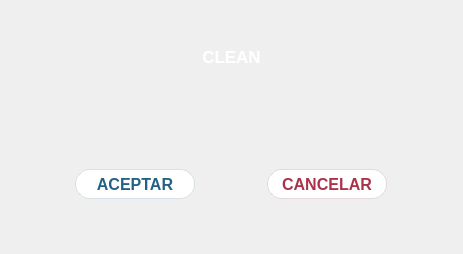
<?xml version="1.0" encoding="UTF-8"?>
<ui version="4.0">
 <class>MainWindow</class>
 <widget class="QMainWindow" name="MainWindow">
  <property name="geometry">
   <rect>
    <x>0</x>
    <y>0</y>
    <width>463</width>
    <height>254</height>
   </rect>
  </property>
  <property name="windowTitle">
   <string>MainWindow</string>
  </property>
  <property name="styleSheet">
   <string notr="true">#fondo{

	border-image: url(:/fondos/img/fondos/fondo_sin.jpg);

}

QPushButton{
	border-radius:15px;
	color: rgb(0, 73, 113);
	background-color: rgb(255, 255, 255);
}

#btn1{
	color: rgba(0, 73, 113, 220);
	border: 1px solid rgba(0, 73, 113,30);
}

#btn2{
	color: rgba(157, 19, 45,220);	
	border: 1px solid rgba(95, 12, 28, 30);
}

#btn1:pressed{
	
	background-color: rgb(160, 159, 176);
	color: rgba(0, 73, 113, 240);
  	border-style: solid;
    border-width: 2px;
	border-color: rgba(0, 73, 113,20);
}

#btn2:pressed{	
	background-color: rgb(160, 159, 176);
	color: rgba(157, 19, 45,240);
  	border-style: solid;
    border-width: 2px;
	border-color: rgba(95, 12, 28, 20);

}

QLabel{
color: white;
}</string>
  </property>
  <widget class="QWidget" name="centralwidget">
   <layout class="QVBoxLayout" name="verticalLayout">
    <property name="spacing">
     <number>0</number>
    </property>
    <property name="leftMargin">
     <number>0</number>
    </property>
    <property name="topMargin">
     <number>0</number>
    </property>
    <property name="rightMargin">
     <number>0</number>
    </property>
    <property name="bottomMargin">
     <number>0</number>
    </property>
    <item>
     <widget class="QWidget" name="fondo" native="true">
      <layout class="QVBoxLayout" name="verticalLayout_2">
       <property name="spacing">
        <number>0</number>
       </property>
       <property name="leftMargin">
        <number>0</number>
       </property>
       <property name="topMargin">
        <number>0</number>
       </property>
       <property name="rightMargin">
        <number>0</number>
       </property>
       <property name="bottomMargin">
        <number>0</number>
       </property>
       <item>
        <widget class="QWidget" name="widget_3" native="true">
         <layout class="QVBoxLayout" name="verticalLayout_3">
          <item>
           <widget class="QLabel" name="text">
            <property name="font">
             <font>
              <pointsize>13</pointsize>
              <bold>true</bold>
             </font>
            </property>
            <property name="text">
             <string>CLEAN</string>
            </property>
            <property name="alignment">
             <set>Qt::AlignCenter</set>
            </property>
           </widget>
          </item>
         </layout>
        </widget>
       </item>
       <item>
        <widget class="QWidget" name="widget_2" native="true">
         <property name="minimumSize">
          <size>
           <width>0</width>
           <height>140</height>
          </size>
         </property>
         <layout class="QHBoxLayout" name="horizontalLayout">
          <item>
           <widget class="QPushButton" name="btn1">
            <property name="minimumSize">
             <size>
              <width>120</width>
              <height>30</height>
             </size>
            </property>
            <property name="maximumSize">
             <size>
              <width>100</width>
              <height>16777215</height>
             </size>
            </property>
            <property name="font">
             <font>
              <pointsize>12</pointsize>
              <bold>true</bold>
             </font>
            </property>
            <property name="text">
             <string>ACEPTAR</string>
            </property>
           </widget>
          </item>
          <item>
           <widget class="QPushButton" name="btn2">
            <property name="minimumSize">
             <size>
              <width>120</width>
              <height>30</height>
             </size>
            </property>
            <property name="maximumSize">
             <size>
              <width>100</width>
              <height>16777215</height>
             </size>
            </property>
            <property name="font">
             <font>
              <pointsize>12</pointsize>
              <bold>true</bold>
             </font>
            </property>
            <property name="text">
             <string>CANCELAR</string>
            </property>
           </widget>
          </item>
         </layout>
        </widget>
       </item>
      </layout>
     </widget>
    </item>
   </layout>
  </widget>
 </widget>
 <resources>
  <include location="../src/fondos.qrc"/>
  <include location="iconos.qrc"/>
 </resources>
 <connections/>
</ui>
